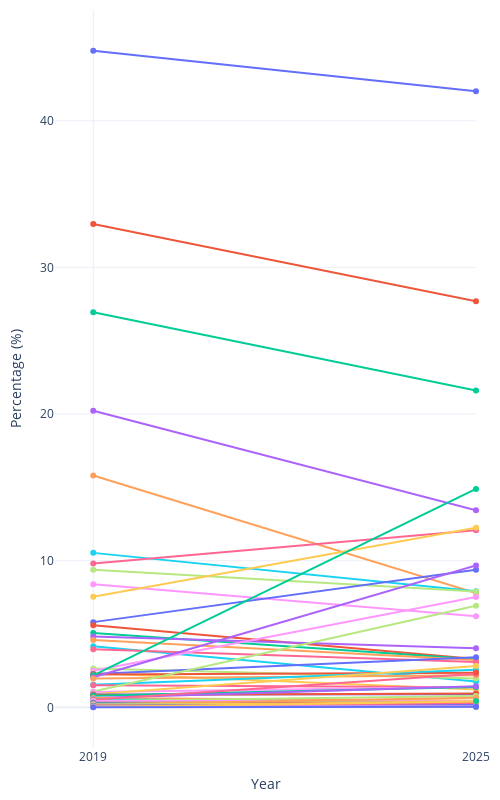

The cell this chart's notebook holds for it:
### Code cell
topic_counts_2019['Year'] = '2019'
topic_counts_2025['Year'] = '2025'

df_final = pd.concat([topic_counts_2019, topic_counts_2025])

fig = px.line(
    df_final,
    x='Year', 
    y='percentage', 
    color='topic', 
    line_shape='linear',
    markers=True,
    height=800,
    width=500,
    template='plotly_white'
)

fig.update_traces(
    textposition="middle right",
    cliponaxis=False
)

fig.update_layout(
    showlegend=False,
    yaxis_title="Percentage (%)",
    margin=dict(l=55, r=10, t=10, b=10), 
    xaxis=dict(
        range=[-0.1, 1],
        fixedrange=True
    )
)

fig.show()

### Figure 1 — Plotly figure (JSON) as saved in the notebook; plotly's stock layout.template omitted (floating-point values rounded to 4 significant figures)
{"data": [{"cliponaxis": false, "hovertemplate": "topic=Lifestyle_(sociology)<br>Year=%{x}<br>percentage=%{y}<extra></extra>", "legendgroup": "Lifestyle_(sociology)", "line": {"color": "#636efa", "dash": "solid", "shape": "linear"}, "marker": {"symbol": "circle"}, "mode": "lines+markers", "name": "Lifestyle_(sociology)", "orientation": "v", "showlegend": true, "textposition": "middle right", "type": "scatter", "x": ["2019", "2025"], "xaxis": "x", "y": [44.78, 42.02], "yaxis": "y"}, {"cliponaxis": false, "hovertemplate": "topic=Music<br>Year=%{x}<br>percentage=%{y}<extra></extra>", "legendgroup": "Music", "line": {"color": "#EF553B", "dash": "solid", "shape": "linear"}, "marker": {"symbol": "circle"}, "mode": "lines+markers", "name": "Music", "orientation": "v", "showlegend": true, "textposition": "middle right", "type": "scatter", "x": ["2019", "2025"], "xaxis": "x", "y": [32.96, 27.7], "yaxis": "y"}, {"cliponaxis": false, "hovertemplate": "topic=Entertainment<br>Year=%{x}<br>percentage=%{y}<extra></extra>", "legendgroup": "Entertainment", "line": {"color": "#00cc96", "dash": "solid", "shape": "linear"}, "marker": {"symbol": "circle"}, "mode": "lines+markers", "name": "Entertainment", "orientation": "v", "showlegend": true, "textposition": "middle right", "type": "scatter", "x": ["2019", "2025"], "xaxis": "x", "y": [26.95, 21.61], "yaxis": "y"}, {"cliponaxis": false, "hovertemplate": "topic=Video_game_culture<br>Year=%{x}<br>percentage=%{y}<extra></extra>", "legendgroup": "Video_game_culture", "line": {"color": "#ab63fa", "dash": "solid", "shape": "linear"}, "marker": {"symbol": "circle"}, "mode": "lines+markers", "name": "Video_game_culture", "orientation": "v", "showlegend": true, "textposition": "middle right", "type": "scatter", "x": ["2019", "2025"], "xaxis": "x", "y": [20.23, 13.44], "yaxis": "y"}, {"cliponaxis": false, "hovertemplate": "topic=None<br>Year=%{x}<br>percentage=%{y}<extra></extra>", "legendgroup": "None", "line": {"color": "#FFA15A", "dash": "solid", "shape": "linear"}, "marker": {"symbol": "circle"}, "mode": "lines+markers", "name": "None", "orientation": "v", "showlegend": true, "textposition": "middle right", "type": "scatter", "x": ["2019", "2025"], "xaxis": "x", "y": [15.81, 7.79], "yaxis": "y"}, {"cliponaxis": false, "hovertemplate": "topic=Action_game<br>Year=%{x}<br>percentage=%{y}<extra></extra>", "legendgroup": "Action_game", "line": {"color": "#19d3f3", "dash": "solid", "shape": "linear"}, "marker": {"symbol": "circle"}, "mode": "lines+markers", "name": "Action_game", "orientation": "v", "showlegend": true, "textposition": "middle right", "type": "scatter", "x": ["2019", "2025"], "xaxis": "x", "y": [10.53, 7.912], "yaxis": "y"}, {"cliponaxis": false, "hovertemplate": "topic=Film<br>Year=%{x}<br>percentage=%{y}<extra></extra>", "legendgroup": "Film", "line": {"color": "#FF6692", "dash": "solid", "shape": "linear"}, "marker": {"symbol": "circle"}, "mode": "lines+markers", "name": "Film", "orientation": "v", "showlegend": true, "textposition": "middle right", "type": "scatter", "x": ["2019", "2025"], "xaxis": "x", "y": [9.807, 12.07], "yaxis": "y"}, {"cliponaxis": false, "hovertemplate": "topic=Hobby<br>Year=%{x}<br>percentage=%{y}<extra></extra>", "legendgroup": "Hobby", "line": {"color": "#B6E880", "dash": "solid", "shape": "linear"}, "marker": {"symbol": "circle"}, "mode": "lines+markers", "name": "Hobby", "orientation": "v", "showlegend": true, "textposition": "middle right", "type": "scatter", "x": ["2019", "2025"], "xaxis": "x", "y": [9.381, 7.909], "yaxis": "y"}, {"cliponaxis": false, "hovertemplate": "topic=Role-playing_video_game<br>Year=%{x}<br>percentage=%{y}<extra></extra>", "legendgroup": "Role-playing_video_game", "line": {"color": "#FF97FF", "dash": "solid", "shape": "linear"}, "marker": {"symbol": "circle"}, "mode": "lines+markers", "name": "Role-playing_video_game", "orientation": "v", "showlegend": true, "textposition": "middle right", "type": "scatter", "x": ["2019", "2025"], "xaxis": "x", "y": [8.399, 6.206], "yaxis": "y"}, {"cliponaxis": false, "hovertemplate": "topic=Society<br>Year=%{x}<br>percentage=%{y}<extra></extra>", "legendgroup": "Society", "line": {"color": "#FECB52", "dash": "solid", "shape": "linear"}, "marker": {"symbol": "circle"}, "mode": "lines+markers", "name": "Society", "orientation": "v", "showlegend": true, "textposition": "middle right", "type": "scatter", "x": ["2019", "2025"], "xaxis": "x", "y": [7.544, 12.25], "yaxis": "y"}, {"cliponaxis": false, "hovertemplate": "topic=Pop_music<br>Year=%{x}<br>percentage=%{y}<extra></extra>", "legendgroup": "Pop_music", "line": {"color": "#636efa", "dash": "solid", "shape": "linear"}, "marker": {"symbol": "circle"}, "mode": "lines+markers", "name": "Pop_music", "orientation": "v", "showlegend": true, "textposition": "middle right", "type": "scatter", "x": ["2019", "2025"], "xaxis": "x", "y": [5.811, 9.385], "yaxis": "y"}, {"cliponaxis": false, "hovertemplate": "topic=Vehicle<br>Year=%{x}<br>percentage=%{y}<extra></extra>", "legendgroup": "Vehicle", "line": {"color": "#EF553B", "dash": "solid", "shape": "linear"}, "marker": {"symbol": "circle"}, "mode": "lines+markers", "name": "Vehicle", "orientation": "v", "showlegend": true, "textposition": "middle right", "type": "scatter", "x": ["2019", "2025"], "xaxis": "x", "y": [5.597, 3.292], "yaxis": "y"}, {"cliponaxis": false, "hovertemplate": "topic=Technology<br>Year=%{x}<br>percentage=%{y}<extra></extra>", "legendgroup": "Technology", "line": {"color": "#00cc96", "dash": "solid", "shape": "linear"}, "marker": {"symbol": "circle"}, "mode": "lines+markers", "name": "Technology", "orientation": "v", "showlegend": true, "textposition": "middle right", "type": "scatter", "x": ["2019", "2025"], "xaxis": "x", "y": [5.065, 3.287], "yaxis": "y"}, {"cliponaxis": false, "hovertemplate": "topic=Food<br>Year=%{x}<br>percentage=%{y}<extra></extra>", "legendgroup": "Food", "line": {"color": "#ab63fa", "dash": "solid", "shape": "linear"}, "marker": {"symbol": "circle"}, "mode": "lines+markers", "name": "Food", "orientation": "v", "showlegend": true, "textposition": "middle right", "type": "scatter", "x": ["2019", "2025"], "xaxis": "x", "y": [4.824, 4.026], "yaxis": "y"}, {"cliponaxis": false, "hovertemplate": "topic=Sport<br>Year=%{x}<br>percentage=%{y}<extra></extra>", "legendgroup": "Sport", "line": {"color": "#FFA15A", "dash": "solid", "shape": "linear"}, "marker": {"symbol": "circle"}, "mode": "lines+markers", "name": "Sport", "orientation": "v", "showlegend": true, "textposition": "middle right", "type": "scatter", "x": ["2019", "2025"], "xaxis": "x", "y": [4.595, 3.23], "yaxis": "y"}, {"cliponaxis": false, "hovertemplate": "topic=Performing_arts<br>Year=%{x}<br>percentage=%{y}<extra></extra>", "legendgroup": "Performing_arts", "line": {"color": "#19d3f3", "dash": "solid", "shape": "linear"}, "marker": {"symbol": "circle"}, "mode": "lines+markers", "name": "Performing_arts", "orientation": "v", "showlegend": true, "textposition": "middle right", "type": "scatter", "x": ["2019", "2025"], "xaxis": "x", "y": [4.167, 1.768], "yaxis": "y"}, {"cliponaxis": false, "hovertemplate": "topic=Hip_hop_music<br>Year=%{x}<br>percentage=%{y}<extra></extra>", "legendgroup": "Hip_hop_music", "line": {"color": "#FF6692", "dash": "solid", "shape": "linear"}, "marker": {"symbol": "circle"}, "mode": "lines+markers", "name": "Hip_hop_music", "orientation": "v", "showlegend": true, "textposition": "middle right", "type": "scatter", "x": ["2019", "2025"], "xaxis": "x", "y": [3.959, 3.089], "yaxis": "y"}, {"cliponaxis": false, "hovertemplate": "topic=Television_program<br>Year=%{x}<br>percentage=%{y}<extra></extra>", "legendgroup": "Television_program", "line": {"color": "#B6E880", "dash": "solid", "shape": "linear"}, "marker": {"symbol": "circle"}, "mode": "lines+markers", "name": "Television_program", "orientation": "v", "showlegend": true, "textposition": "middle right", "type": "scatter", "x": ["2019", "2025"], "xaxis": "x", "y": [2.654, 1.964], "yaxis": "y"}, {"cliponaxis": false, "hovertemplate": "topic=Knowledge<br>Year=%{x}<br>percentage=%{y}<extra></extra>", "legendgroup": "Knowledge", "line": {"color": "#FF97FF", "dash": "solid", "shape": "linear"}, "marker": {"symbol": "circle"}, "mode": "lines+markers", "name": "Knowledge", "orientation": "v", "showlegend": true, "textposition": "middle right", "type": "scatter", "x": ["2019", "2025"], "xaxis": "x", "y": [2.491, 7.533], "yaxis": "y"}, {"cliponaxis": false, "hovertemplate": "topic=Rock_music<br>Year=%{x}<br>percentage=%{y}<extra></extra>", "legendgroup": "Rock_music", "line": {"color": "#FECB52", "dash": "solid", "shape": "linear"}, "marker": {"symbol": "circle"}, "mode": "lines+markers", "name": "Rock_music", "orientation": "v", "showlegend": true, "textposition": "middle right", "type": "scatter", "x": ["2019", "2025"], "xaxis": "x", "y": [2.331, 1.224], "yaxis": "y"}, {"cliponaxis": false, "hovertemplate": "topic=Electronic_music<br>Year=%{x}<br>percentage=%{y}<extra></extra>", "legendgroup": "Electronic_music", "line": {"color": "#636efa", "dash": "solid", "shape": "linear"}, "marker": {"symbol": "circle"}, "mode": "lines+markers", "name": "Electronic_music", "orientation": "v", "showlegend": true, "textposition": "middle right", "type": "scatter", "x": ["2019", "2025"], "xaxis": "x", "y": [2.282, 3.423], "yaxis": "y"}, {"cliponaxis": false, "hovertemplate": "topic=Music_of_Latin_America<br>Year=%{x}<br>percentage=%{y}<extra></extra>", "legendgroup": "Music_of_Latin_America", "line": {"color": "#EF553B", "dash": "solid", "shape": "linear"}, "marker": {"symbol": "circle"}, "mode": "lines+markers", "name": "Music_of_Latin_America", "orientation": "v", "showlegend": true, "textposition": "middle right", "type": "scatter", "x": ["2019", "2025"], "xaxis": "x", "y": [2.233, 2.36], "yaxis": "y"}, {"cliponaxis": false, "hovertemplate": "topic=Music_of_Asia<br>Year=%{x}<br>percentage=%{y}<extra></extra>", "legendgroup": "Music_of_Asia", "line": {"color": "#00cc96", "dash": "solid", "shape": "linear"}, "marker": {"symbol": "circle"}, "mode": "lines+markers", "name": "Music_of_Asia", "orientation": "v", "showlegend": true, "textposition": "middle right", "type": "scatter", "x": ["2019", "2025"], "xaxis": "x", "y": [2.182, 14.89], "yaxis": "y"}, {"cliponaxis": false, "hovertemplate": "topic=Religion<br>Year=%{x}<br>percentage=%{y}<extra></extra>", "legendgroup": "Religion", "line": {"color": "#ab63fa", "dash": "solid", "shape": "linear"}, "marker": {"symbol": "circle"}, "mode": "lines+markers", "name": "Religion", "orientation": "v", "showlegend": true, "textposition": "middle right", "type": "scatter", "x": ["2019", "2025"], "xaxis": "x", "y": [2.048, 9.677], "yaxis": "y"}, {"cliponaxis": false, "hovertemplate": "topic=Pet<br>Year=%{x}<br>percentage=%{y}<extra></extra>", "legendgroup": "Pet", "line": {"color": "#FFA15A", "dash": "solid", "shape": "linear"}, "marker": {"symbol": "circle"}, "mode": "lines+markers", "name": "Pet", "orientation": "v", "showlegend": true, "textposition": "middle right", "type": "scatter", "x": ["2019", "2025"], "xaxis": "x", "y": [1.971, 2.185], "yaxis": "y"}, {"cliponaxis": false, "hovertemplate": "topic=Health<br>Year=%{x}<br>percentage=%{y}<extra></extra>", "legendgroup": "Health", "line": {"color": "#19d3f3", "dash": "solid", "shape": "linear"}, "marker": {"symbol": "circle"}, "mode": "lines+markers", "name": "Health", "orientation": "v", "showlegend": true, "textposition": "middle right", "type": "scatter", "x": ["2019", "2025"], "xaxis": "x", "y": [1.534, 2.559], "yaxis": "y"}, {"cliponaxis": false, "hovertemplate": "topic=Association_football<br>Year=%{x}<br>percentage=%{y}<extra></extra>", "legendgroup": "Association_football", "line": {"color": "#FF6692", "dash": "solid", "shape": "linear"}, "marker": {"symbol": "circle"}, "mode": "lines+markers", "name": "Association_football", "orientation": "v", "showlegend": true, "textposition": "middle right", "type": "scatter", "x": ["2019", "2025"], "xaxis": "x", "y": [1.504, 1.366], "yaxis": "y"}, {"cliponaxis": false, "hovertemplate": "topic=Action-adventure_game<br>Year=%{x}<br>percentage=%{y}<extra></extra>", "legendgroup": "Action-adventure_game", "line": {"color": "#B6E880", "dash": "solid", "shape": "linear"}, "marker": {"symbol": "circle"}, "mode": "lines+markers", "name": "Action-adventure_game", "orientation": "v", "showlegend": true, "textposition": "middle right", "type": "scatter", "x": ["2019", "2025"], "xaxis": "x", "y": [1.08, 6.935], "yaxis": "y"}, {"cliponaxis": false, "hovertemplate": "topic=Fashion<br>Year=%{x}<br>percentage=%{y}<extra></extra>", "legendgroup": "Fashion", "line": {"color": "#FF97FF", "dash": "solid", "shape": "linear"}, "marker": {"symbol": "circle"}, "mode": "lines+markers", "name": "Fashion", "orientation": "v", "showlegend": true, "textposition": "middle right", "type": "scatter", "x": ["2019", "2025"], "xaxis": "x", "y": [1.044, 1.385], "yaxis": "y"}, {"cliponaxis": false, "hovertemplate": "topic=Strategy_video_game<br>Year=%{x}<br>percentage=%{y}<extra></extra>", "legendgroup": "Strategy_video_game", "line": {"color": "#FECB52", "dash": "solid", "shape": "linear"}, "marker": {"symbol": "circle"}, "mode": "lines+markers", "name": "Strategy_video_game", "orientation": "v", "showlegend": true, "textposition": "middle right", "type": "scatter", "x": ["2019", "2025"], "xaxis": "x", "y": [0.8926, 2.828], "yaxis": "y"}, {"cliponaxis": false, "hovertemplate": "topic=Physical_fitness<br>Year=%{x}<br>percentage=%{y}<extra></extra>", "legendgroup": "Physical_fitness", "line": {"color": "#636efa", "dash": "solid", "shape": "linear"}, "marker": {"symbol": "circle"}, "mode": "lines+markers", "name": "Physical_fitness", "orientation": "v", "showlegend": true, "textposition": "middle right", "type": "scatter", "x": ["2019", "2025"], "xaxis": "x", "y": [0.8759, 0.8892], "yaxis": "y"}, {"cliponaxis": false, "hovertemplate": "topic=Independent_music<br>Year=%{x}<br>percentage=%{y}<extra></extra>", "legendgroup": "Independent_music", "line": {"color": "#EF553B", "dash": "solid", "shape": "linear"}, "marker": {"symbol": "circle"}, "mode": "lines+markers", "name": "Independent_music", "orientation": "v", "showlegend": true, "textposition": "middle right", "type": "scatter", "x": ["2019", "2025"], "xaxis": "x", "y": [0.8459, 0.9523], "yaxis": "y"}, {"cliponaxis": false, "hovertemplate": "topic=Politics<br>Year=%{x}<br>percentage=%{y}<extra></extra>", "legendgroup": "Politics", "line": {"color": "#00cc96", "dash": "solid", "shape": "linear"}, "marker": {"symbol": "circle"}, "mode": "lines+markers", "name": "Politics", "orientation": "v", "showlegend": true, "textposition": "middle right", "type": "scatter", "x": ["2019", "2025"], "xaxis": "x", "y": [0.7832, 1.394], "yaxis": "y"}, {"cliponaxis": false, "hovertemplate": "topic=Christian_music<br>Year=%{x}<br>percentage=%{y}<extra></extra>", "legendgroup": "Christian_music", "line": {"color": "#ab63fa", "dash": "solid", "shape": "linear"}, "marker": {"symbol": "circle"}, "mode": "lines+markers", "name": "Christian_music", "orientation": "v", "showlegend": true, "textposition": "middle right", "type": "scatter", "x": ["2019", "2025"], "xaxis": "x", "y": [0.6434, 1.443], "yaxis": "y"}, {"cliponaxis": false, "hovertemplate": "topic=Sports_game<br>Year=%{x}<br>percentage=%{y}<extra></extra>", "legendgroup": "Sports_game", "line": {"color": "#FFA15A", "dash": "solid", "shape": "linear"}, "marker": {"symbol": "circle"}, "mode": "lines+markers", "name": "Sports_game", "orientation": "v", "showlegend": true, "textposition": "middle right", "type": "scatter", "x": ["2019", "2025"], "xaxis": "x", "y": [0.6323, 0.456], "yaxis": "y"}, {"cliponaxis": false, "hovertemplate": "topic=Motorsport<br>Year=%{x}<br>percentage=%{y}<extra></extra>", "legendgroup": "Motorsport", "line": {"color": "#19d3f3", "dash": "solid", "shape": "linear"}, "marker": {"symbol": "circle"}, "mode": "lines+markers", "name": "Motorsport", "orientation": "v", "showlegend": true, "textposition": "middle right", "type": "scatter", "x": ["2019", "2025"], "xaxis": "x", "y": [0.5609, 0.3364], "yaxis": "y"}, {"cliponaxis": false, "hovertemplate": "topic=Humour<br>Year=%{x}<br>percentage=%{y}<extra></extra>", "legendgroup": "Humour", "line": {"color": "#FF6692", "dash": "solid", "shape": "linear"}, "marker": {"symbol": "circle"}, "mode": "lines+markers", "name": "Humour", "orientation": "v", "showlegend": true, "textposition": "middle right", "type": "scatter", "x": ["2019", "2025"], "xaxis": "x", "y": [0.5099, 2.286], "yaxis": "y"}, {"cliponaxis": false, "hovertemplate": "topic=Soul_music<br>Year=%{x}<br>percentage=%{y}<extra></extra>", "legendgroup": "Soul_music", "line": {"color": "#B6E880", "dash": "solid", "shape": "linear"}, "marker": {"symbol": "circle"}, "mode": "lines+markers", "name": "Soul_music", "orientation": "v", "showlegend": true, "textposition": "middle right", "type": "scatter", "x": ["2019", "2025"], "xaxis": "x", "y": [0.4399, 0.7673], "yaxis": "y"}, {"cliponaxis": false, "hovertemplate": "topic=Rhythm_and_blues<br>Year=%{x}<br>percentage=%{y}<extra></extra>", "legendgroup": "Rhythm_and_blues", "line": {"color": "#FF97FF", "dash": "solid", "shape": "linear"}, "marker": {"symbol": "circle"}, "mode": "lines+markers", "name": "Rhythm_and_blues", "orientation": "v", "showlegend": true, "textposition": "middle right", "type": "scatter", "x": ["2019", "2025"], "xaxis": "x", "y": [0.4255, 0.4097], "yaxis": "y"}, {"cliponaxis": false, "hovertemplate": "topic=Classical_music<br>Year=%{x}<br>percentage=%{y}<extra></extra>", "legendgroup": "Classical_music", "line": {"color": "#FECB52", "dash": "solid", "shape": "linear"}, "marker": {"symbol": "circle"}, "mode": "lines+markers", "name": "Classical_music", "orientation": "v", "showlegend": true, "textposition": "middle right", "type": "scatter", "x": ["2019", "2025"], "xaxis": "x", "y": [0.3094, 0.3978], "yaxis": "y"}, {"cliponaxis": false, "hovertemplate": "topic=Racing_video_game<br>Year=%{x}<br>percentage=%{y}<extra></extra>", "legendgroup": "Racing_video_game", "line": {"color": "#636efa", "dash": "solid", "shape": "linear"}, "marker": {"symbol": "circle"}, "mode": "lines+markers", "name": "Racing_video_game", "orientation": "v", "showlegend": true, "textposition": "middle right", "type": "scatter", "x": ["2019", "2025"], "xaxis": "x", "y": [0.3054, 0.3213], "yaxis": "y"}, {"cliponaxis": false, "hovertemplate": "topic=Reggae<br>Year=%{x}<br>percentage=%{y}<extra></extra>", "legendgroup": "Reggae", "line": {"color": "#EF553B", "dash": "solid", "shape": "linear"}, "marker": {"symbol": "circle"}, "mode": "lines+markers", "name": "Reggae", "orientation": "v", "showlegend": true, "textposition": "middle right", "type": "scatter", "x": ["2019", "2025"], "xaxis": "x", "y": [0.2623, 0.3051], "yaxis": "y"}, {"cliponaxis": false, "hovertemplate": "topic=Country_music<br>Year=%{x}<br>percentage=%{y}<extra></extra>", "legendgroup": "Country_music", "line": {"color": "#00cc96", "dash": "solid", "shape": "linear"}, "marker": {"symbol": "circle"}, "mode": "lines+markers", "name": "Country_music", "orientation": "v", "showlegend": true, "textposition": "middle right", "type": "scatter", "x": ["2019", "2025"], "xaxis": "x", "y": [0.2588, 0.1759], "yaxis": "y"}, {"cliponaxis": false, "hovertemplate": "topic=Basketball<br>Year=%{x}<br>percentage=%{y}<extra></extra>", "legendgroup": "Basketball", "line": {"color": "#ab63fa", "dash": "solid", "shape": "linear"}, "marker": {"symbol": "circle"}, "mode": "lines+markers", "name": "Basketball", "orientation": "v", "showlegend": true, "textposition": "middle right", "type": "scatter", "x": ["2019", "2025"], "xaxis": "x", "y": [0.2372, 0.1621], "yaxis": "y"}, {"cliponaxis": false, "hovertemplate": "topic=Simulation_video_game<br>Year=%{x}<br>percentage=%{y}<extra></extra>", "legendgroup": "Simulation_video_game", "line": {"color": "#FFA15A", "dash": "solid", "shape": "linear"}, "marker": {"symbol": "circle"}, "mode": "lines+markers", "name": "Simulation_video_game", "orientation": "v", "showlegend": true, "textposition": "middle right", "type": "scatter", "x": ["2019", "2025"], "xaxis": "x", "y": [0.2183, 0.6533], "yaxis": "y"}, {"cliponaxis": false, "hovertemplate": "topic=Professional_wrestling<br>Year=%{x}<br>percentage=%{y}<extra></extra>", "legendgroup": "Professional_wrestling", "line": {"color": "#19d3f3", "dash": "solid", "shape": "linear"}, "marker": {"symbol": "circle"}, "mode": "lines+markers", "name": "Professional_wrestling", "orientation": "v", "showlegend": true, "textposition": "middle right", "type": "scatter", "x": ["2019", "2025"], "xaxis": "x", "y": [0.2064, 0.1027], "yaxis": "y"}, {"cliponaxis": false, "hovertemplate": "topic=Boxing<br>Year=%{x}<br>percentage=%{y}<extra></extra>", "legendgroup": "Boxing", "line": {"color": "#FF6692", "dash": "solid", "shape": "linear"}, "marker": {"symbol": "circle"}, "mode": "lines+markers", "name": "Boxing", "orientation": "v", "showlegend": true, "textposition": "middle right", "type": "scatter", "x": ["2019", "2025"], "xaxis": "x", "y": [0.192, 0.1231], "yaxis": "y"}, {"cliponaxis": false, "hovertemplate": "topic=Jazz<br>Year=%{x}<br>percentage=%{y}<extra></extra>", "legendgroup": "Jazz", "line": {"color": "#B6E880", "dash": "solid", "shape": "linear"}, "marker": {"symbol": "circle"}, "mode": "lines+markers", "name": "Jazz", "orientation": "v", "showlegend": true, "textposition": "middle right", "type": "scatter", "x": ["2019", "2025"], "xaxis": "x", "y": [0.1897, 0.2512], "yaxis": "y"}, {"cliponaxis": false, "hovertemplate": "topic=Mixed_martial_arts<br>Year=%{x}<br>percentage=%{y}<extra></extra>", "legendgroup": "Mixed_martial_arts", "line": {"color": "#FF97FF", "dash": "solid", "shape": "linear"}, "marker": {"symbol": "circle"}, "mode": "lines+markers", "name": "Mixed_martial_arts", "orientation": "v", "showlegend": true, "textposition": "middle right", "type": "scatter", "x": ["2019", "2025"], "xaxis": "x", "y": [0.1455, 0.1214], "yaxis": "y"}, {"cliponaxis": false, "hovertemplate": "topic=Cricket<br>Year=%{x}<br>percentage=%{y}<extra></extra>", "legendgroup": "Cricket", "line": {"color": "#FECB52", "dash": "solid", "shape": "linear"}, "marker": {"symbol": "circle"}, "mode": "lines+markers", "name": "Cricket", "orientation": "v", "showlegend": true, "textposition": "middle right", "type": "scatter", "x": ["2019", "2025"], "xaxis": "x", "y": [0.1421, 0.3692], "yaxis": "y"}, {"cliponaxis": false, "hovertemplate": "topic=Military<br>Year=%{x}<br>percentage=%{y}<extra></extra>", "legendgroup": "Military", "line": {"color": "#636efa", "dash": "solid", "shape": "linear"}, "marker": {"symbol": "circle"}, "mode": "lines+markers", "name": "Military", "orientation": "v", "showlegend": true, "textposition": "middle right", "type": "scatter", "x": ["2019", "2025"], "xaxis": "x", "y": [0.1147, 0.2222], "yaxis": "y"}, {"cliponaxis": false, "hovertemplate": "topic=American_football<br>Year=%{x}<br>percentage=%{y}<extra></extra>", "legendgroup": "American_football", "line": {"color": "#EF553B", "dash": "solid", "shape": "linear"}, "marker": {"symbol": "circle"}, "mode": "lines+markers", "name": "American_football", "orientation": "v", "showlegend": true, "textposition": "middle right", "type": "scatter", "x": ["2019", "2025"], "xaxis": "x", "y": [0.1015, 0.07952], "yaxis": "y"}, {"cliponaxis": false, "hovertemplate": "topic=Baseball<br>Year=%{x}<br>percentage=%{y}<extra></extra>", "legendgroup": "Baseball", "line": {"color": "#00cc96", "dash": "solid", "shape": "linear"}, "marker": {"symbol": "circle"}, "mode": "lines+markers", "name": "Baseball", "orientation": "v", "showlegend": true, "textposition": "middle right", "type": "scatter", "x": ["2019", "2025"], "xaxis": "x", "y": [0.08749, 0.06827], "yaxis": "y"}, {"cliponaxis": false, "hovertemplate": "topic=Volleyball<br>Year=%{x}<br>percentage=%{y}<extra></extra>", "legendgroup": "Volleyball", "line": {"color": "#ab63fa", "dash": "solid", "shape": "linear"}, "marker": {"symbol": "circle"}, "mode": "lines+markers", "name": "Volleyball", "orientation": "v", "showlegend": true, "textposition": "middle right", "type": "scatter", "x": ["2019", "2025"], "xaxis": "x", "y": [0.06725, 0.06074], "yaxis": "y"}, {"cliponaxis": false, "hovertemplate": "topic=Ice_hockey<br>Year=%{x}<br>percentage=%{y}<extra></extra>", "legendgroup": "Ice_hockey", "line": {"color": "#FFA15A", "dash": "solid", "shape": "linear"}, "marker": {"symbol": "circle"}, "mode": "lines+markers", "name": "Ice_hockey", "orientation": "v", "showlegend": true, "textposition": "middle right", "type": "scatter", "x": ["2019", "2025"], "xaxis": "x", "y": [0.04817, 0.02275], "yaxis": "y"}, {"cliponaxis": false, "hovertemplate": "topic=Golf<br>Year=%{x}<br>percentage=%{y}<extra></extra>", "legendgroup": "Golf", "line": {"color": "#19d3f3", "dash": "solid", "shape": "linear"}, "marker": {"symbol": "circle"}, "mode": "lines+markers", "name": "Golf", "orientation": "v", "showlegend": true, "textposition": "middle right", "type": "scatter", "x": ["2019", "2025"], "xaxis": "x", "y": [0.04514, 0.03628], "yaxis": "y"}, {"cliponaxis": false, "hovertemplate": "topic=Puzzle_video_game<br>Year=%{x}<br>percentage=%{y}<extra></extra>", "legendgroup": "Puzzle_video_game", "line": {"color": "#FF6692", "dash": "solid", "shape": "linear"}, "marker": {"symbol": "circle"}, "mode": "lines+markers", "name": "Puzzle_video_game", "orientation": "v", "showlegend": true, "textposition": "middle right", "type": "scatter", "x": ["2019", "2025"], "xaxis": "x", "y": [0.04389, 0.2953], "yaxis": "y"}, {"cliponaxis": false, "hovertemplate": "topic=Tennis<br>Year=%{x}<br>percentage=%{y}<extra></extra>", "legendgroup": "Tennis", "line": {"color": "#B6E880", "dash": "solid", "shape": "linear"}, "marker": {"symbol": "circle"}, "mode": "lines+markers", "name": "Tennis", "orientation": "v", "showlegend": true, "textposition": "middle right", "type": "scatter", "x": ["2019", "2025"], "xaxis": "x", "y": [0.03637, 0.02553], "yaxis": "y"}, {"cliponaxis": false, "hovertemplate": "topic=Music_video_game<br>Year=%{x}<br>percentage=%{y}<extra></extra>", "legendgroup": "Music_video_game", "line": {"color": "#FF97FF", "dash": "solid", "shape": "linear"}, "marker": {"symbol": "circle"}, "mode": "lines+markers", "name": "Music_video_game", "orientation": "v", "showlegend": true, "textposition": "middle right", "type": "scatter", "x": ["2019", "2025"], "xaxis": "x", "y": [0.03597, 0.06769], "yaxis": "y"}, {"cliponaxis": false, "hovertemplate": "topic=Casual_game<br>Year=%{x}<br>percentage=%{y}<extra></extra>", "legendgroup": "Casual_game", "line": {"color": "#FECB52", "dash": "solid", "shape": "linear"}, "marker": {"symbol": "circle"}, "mode": "lines+markers", "name": "Casual_game", "orientation": "v", "showlegend": true, "textposition": "middle right", "type": "scatter", "x": ["2019", "2025"], "xaxis": "x", "y": [0.01995, 0.3937], "yaxis": "y"}, {"cliponaxis": false, "hovertemplate": "topic=Physical_attractiveness<br>Year=%{x}<br>percentage=%{y}<extra></extra>", "legendgroup": "Physical_attractiveness", "line": {"color": "#636efa", "dash": "solid", "shape": "linear"}, "marker": {"symbol": "circle"}, "mode": "lines+markers", "name": "Physical_attractiveness", "orientation": "v", "showlegend": true, "textposition": "middle right", "type": "scatter", "x": ["2019", "2025"], "xaxis": "x", "y": [2.265e-05, 0.04396], "yaxis": "y"}, {"cliponaxis": false, "hovertemplate": "topic=Tourism<br>Year=%{x}<br>percentage=%{y}<extra></extra>", "legendgroup": "Tourism", "line": {"color": "#EF553B", "dash": "solid", "shape": "linear"}, "marker": {"symbol": "circle"}, "mode": "lines+markers", "name": "Tourism", "orientation": "v", "showlegend": true, "textposition": "middle right", "type": "scatter", "x": ["2025"], "xaxis": "x", "y": [2.371], "yaxis": "y"}, {"cliponaxis": false, "hovertemplate": "topic=Business<br>Year=%{x}<br>percentage=%{y}<extra></extra>", "legendgroup": "Business", "line": {"color": "#00cc96", "dash": "solid", "shape": "linear"}, "marker": {"symbol": "circle"}, "mode": "lines+markers", "name": "Business", "orientation": "v", "showlegend": true, "textposition": "middle right", "type": "scatter", "x": ["2025"], "xaxis": "x", "y": [0.4261], "yaxis": "y"}], "layout": {"height": 800, "legend": {"title": {"text": "topic"}, "tracegroupgap": 0}, "margin": {"b": 10, "l": 55, "r": 10, "t": 10}, "showlegend": false, "width": 500, "xaxis": {"anchor": "y", "domain": [0, 1], "fixedrange": true, "range": [-0.1, 1], "title": {"text": "Year"}}, "yaxis": {"anchor": "x", "domain": [0, 1], "title": {"text": "Percentage (%)"}}}}
